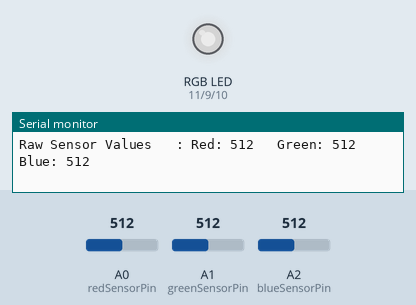
This sketch was run on a simulated Arduino Uno, built with avr-gcc and run on an emulated ATmega328P. Parts: an RGB LED mixed from three pins (HIGH = lit), the last lines printed to the serial monitor. The test bench sets the inputs (shaded band); at power-on: A0 (redSensorPin) = 512, A1 (greenSensorPin) = 512, A2 (blueSensorPin) = 512. Dim RGB values are drawn brighter than linear.

Above: at 1.2 s.
1.3 s: A0 (redSensorPin) set to 417
At 1.9 s:
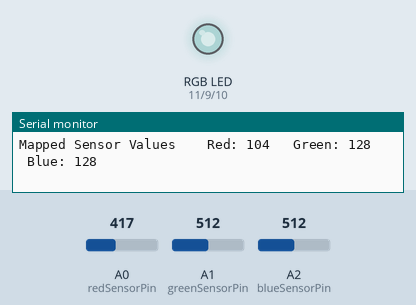
4.3 s: A0 (redSensorPin) set to 389
At 5.0 s:
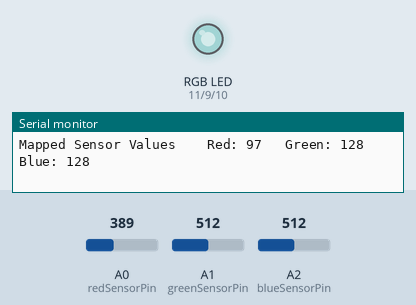
6.0 s: A1 (greenSensorPin) set to 408
At 6.9 s:
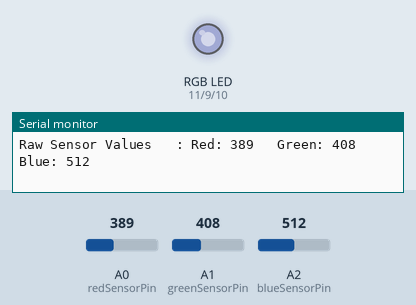
7.5 s: A1 (greenSensorPin) set to 384
At 8.8 s:
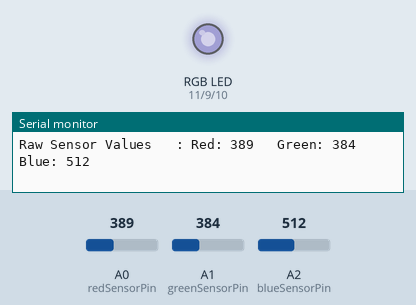
9.1 s: A2 (blueSensorPin) set to 418
At 10.2 s:
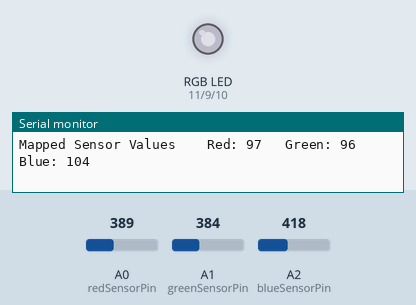
12.1 s: A2 (blueSensorPin) set to 390
At 13.1 s:
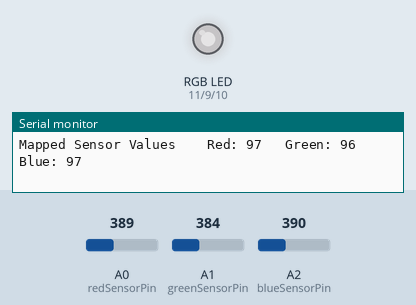
Timing chart, 0 to 15.1 s (numbered marks = the images above; inputs shaded):
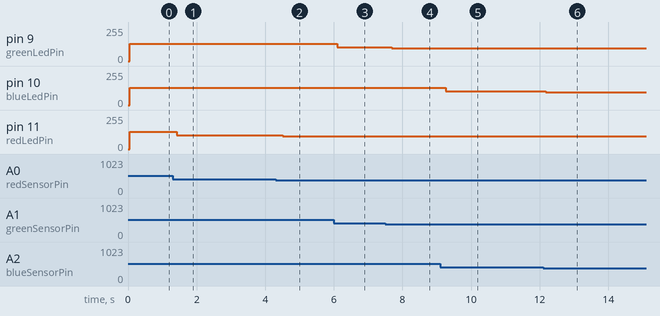

The sketch:

LedRGB.ino
```cpp
const int greenLedPin = 9;
const int redLedPin = 11;
const int blueLedPin = 10;

const int redSensorPin = A0;
const int greenSensorPin = A1;
const int blueSensorPin = A2;

int redValue = 0;
int greenValue = 0;
int blueValue = 0;

int redSensorValue = 0;
int greenSensorValue = 0;
int blueSensorValue = 0;


void setup() {
  Serial.begin(9600);

  pinMode(greenLedPin, OUTPUT);
  pinMode(redLedPin, OUTPUT);
  pinMode(blueLedPin, OUTPUT);
}

void loop() {
  redSensorValue = analogRead(redSensorPin);
  delay(5);

  Serial.print("Raw Sensor Values \t: Red: ");
  Serial.print(redSensorValue);

  greenSensorValue = analogRead(greenSensorPin);
  delay(5);

  Serial.print("\t Green: ");
  Serial.print(greenSensorValue);

  blueSensorValue = analogRead(blueSensorPin);

  Serial.print("\t Blue: ");
  Serial.println(blueSensorValue);

  redValue = redSensorValue/4;
  Serial.print("Mapped Sensor Values \t Red: ");
  Serial.print(redValue);

  greenValue = greenSensorValue/4;
  Serial.print("\t Green: ");
  Serial.print(greenValue);

  blueValue = blueSensorValue/4;
  Serial.print("\t Blue: ");
  Serial.println(blueValue);

  analogWrite(redLedPin, redValue);
  analogWrite(greenLedPin, greenValue);
  analogWrite(blueLedPin, blueValue);
}
```

Measured:
- after the input at 1.3 s, pin 11 (redLedPin): 128/255 → 104/255 after 0.13 s
- after the input at 4.3 s, pin 11 (redLedPin): 104/255 → 97/255 after 0.21 s
- after the input at 6.0 s, pin 9 (greenLedPin): 128/255 → 102/255 after 0.10 s
- after the input at 7.5 s, pin 9 (greenLedPin): 102/255 → 96/255 after 0.19 s
- after the input at 9.1 s, pin 10 (blueLedPin): 128/255 → 104/255 after 0.16 s
- after the input at 12.1 s, pin 10 (blueLedPin): 104/255 → 97/255 after 0.08 s
